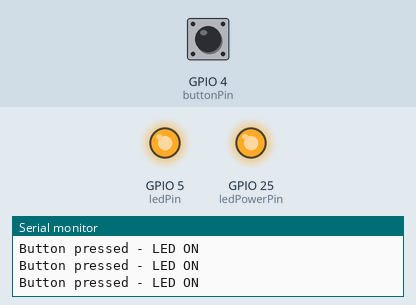
A sketch run on a simulated ESP32. On the bench: output pins drawn as LEDs (lit = HIGH), the last lines printed to the serial monitor. The inputs (shaded band) are chosen by the test bench; at power-on: GPIO 4 (buttonPin) HIGH.

Above: at 1.2 s.
1.3 s: GPIO 4 (buttonPin) pulled LOW for 0.15 s
At 1.4 s:
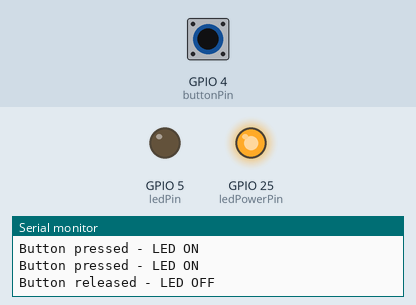
3.0 s: GPIO 4 (buttonPin) pulled LOW for 3.2 s
At 7.4 s:
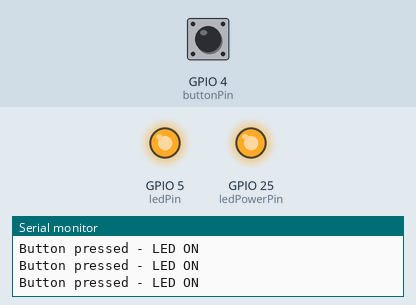
Timing chart, 0 to 8.9 s (numbered marks = the images above; inputs shaded):
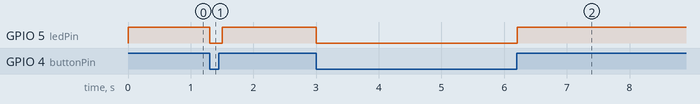

Measured:
- after the input at 1.3 s, GPIO 5 (ledPin): HIGH → LOW at once, → HIGH 0.20 s later
- after the input at 3.0 s, GPIO 5 (ledPin): HIGH → LOW at once, → HIGH 3.2 s later

The sketch:

IoT25-HW02.ino
```cpp
// ESP32 Button to control LED

const int buttonPin = 4;      // GPIO pin connected to the button
const int ledPin = 5;         // GPIO pin connected to the LED control
const int ledPowerPin = 25;   // GPIO pin used as power source for LED
int buttonState = 0;          // Variable to store button state

void setup() {
  // Set LED control pin as output
  pinMode(ledPin, OUTPUT);

  // Set LED power pin as output and keep it HIGH
  pinMode(ledPowerPin, OUTPUT);
  digitalWrite(ledPowerPin, HIGH);  // Supply 3.3V to the LED through this pin

  // Set button pin as input with internal pull-up resistor enabled
  pinMode(buttonPin, INPUT_PULLUP);

  Serial.begin(115200);
  Serial.println("ESP32 Button-LED Test");
}

void loop() {
  // Read the state of the button
  buttonState = digitalRead(buttonPin);

  // Check if the button is pressed (LOW when using pull-up resistor)
  if (buttonState == HIGH) {
    digitalWrite(ledPin, HIGH);  // Turn on the LED when button is pressed
    Serial.println("Button pressed - LED ON");
  } else {
    digitalWrite(ledPin, LOW);   // Turn off the LED when button is released
    Serial.println("Button released - LED OFF");
  }

  delay(100);  // Small delay for debouncing
}
```
